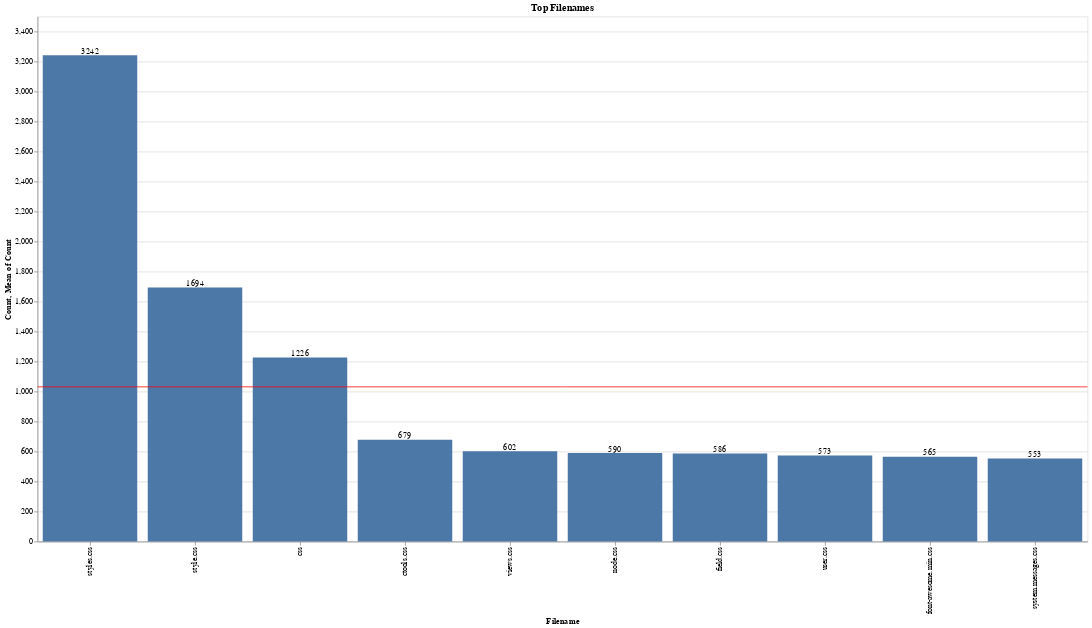

The notebook cell saved with this chart:
### Code cell
top_filenames_altair = (
    css["filename"]
    .value_counts()
    .head(10)
    .rename_axis("Filename")
    .reset_index(name="Count")
)

filenames_bar = (
    alt.Chart(top_filenames_altair)
    .mark_bar()
    .encode(x=alt.X("Filename:O", sort="-y"), y=alt.Y("Count:Q"))
)

filenames_rule = (
    alt.Chart(top_filenames_altair).mark_rule(color="red").encode(y="mean(Count):Q")
)


filenames_text = filenames_bar.mark_text(align="center", baseline="bottom").encode(
    text="Count:Q"
)

(filenames_bar + filenames_rule + filenames_text).properties(
    width=1400, height=700, title="Top Filenames"
)

### Figure 1 — Vega-Lite specification as saved in the notebook (floating-point values rounded to 4 significant figures)
{"config": {"view": {"continuousWidth": 400, "continuousHeight": 300}}, "layer": [{"mark": "bar", "encoding": {"x": {"field": "Filename", "sort": "-y", "type": "ordinal"}, "y": {"field": "Count", "type": "quantitative"}}}, {"mark": {"type": "rule", "color": "red"}, "encoding": {"y": {"aggregate": "mean", "field": "Count", "type": "quantitative"}}}, {"mark": {"type": "text", "align": "center", "baseline": "bottom"}, "encoding": {"text": {"field": "Count", "type": "quantitative"}, "x": {"field": "Filename", "sort": "-y", "type": "ordinal"}, "y": {"field": "Count", "type": "quantitative"}}}], "data": {"name": "data-65f2651e3dd6b0551535be3a62622cb5"}, "height": 700, "title": "Top Filenames", "width": 1400, "$schema": "https://vega.github.io/schema/vega-lite/v4.17.0.json", "datasets": {"data-65f2651e3dd6b0551535be3a62622cb5": [{"Filename": "styles.css", "Count": 3242}, {"Filename": "style.css", "Count": 1694}, {"Filename": "css", "Count": 1226}, {"Filename": "ctools.css", "Count": 679}, {"Filename": "views.css", "Count": 602}, {"Filename": "node.css", "Count": 590}, {"Filename": "field.css", "Count": 586}, {"Filename": "user.css", "Count": 573}, {"Filename": "font-awesome.min.css", "Count": 565}, {"Filename": "system.messages.css", "Count": 553}]}}
